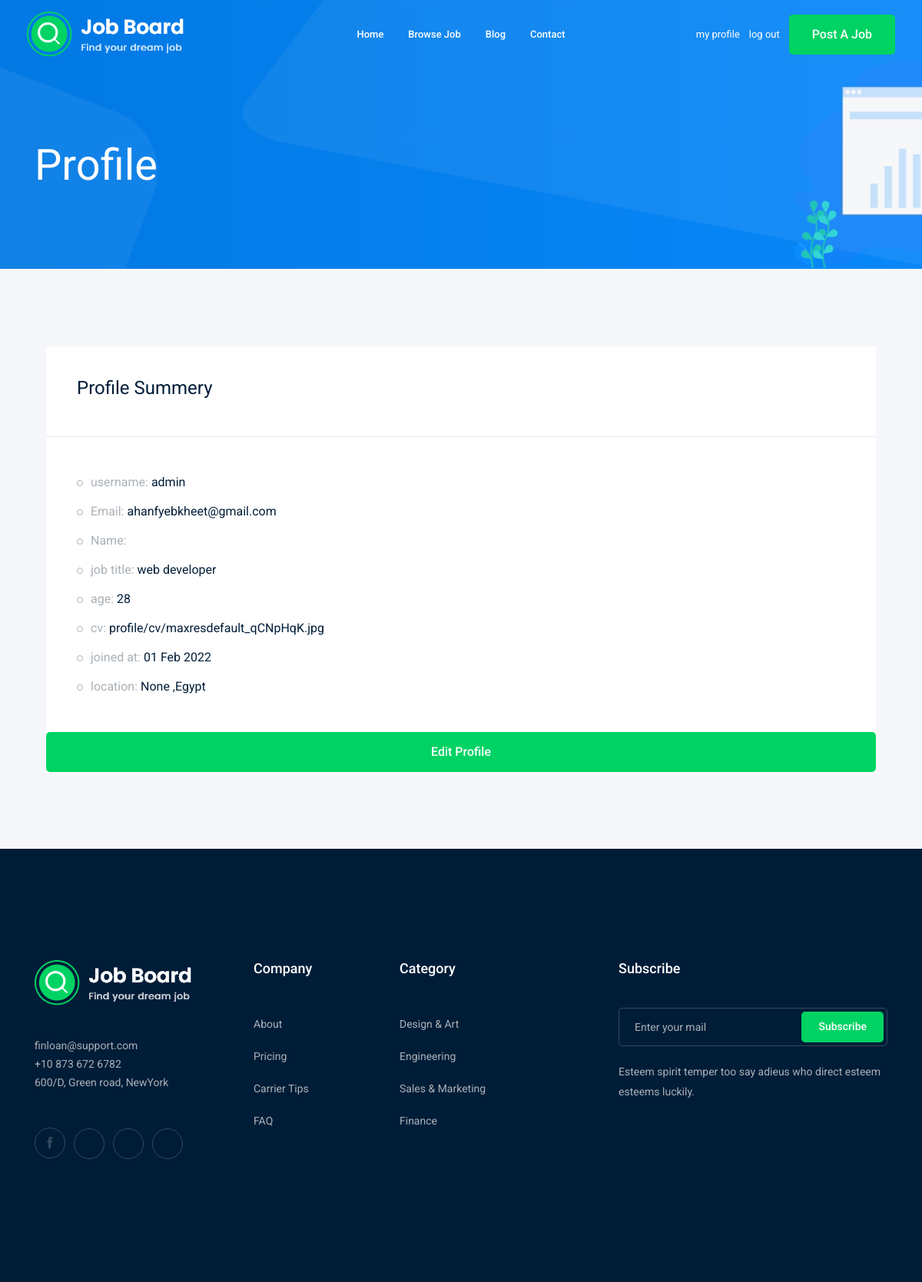
/accounts/profile/ (signed in), run on the app's committed database.
### accounts/models.py (models this page shows)
class profile (models.Model):
    user        = models.OneToOneField(User, on_delete=models.CASCADE)
    about       = models.CharField(max_length=200,blank=True,null=True)
    job_title   = models.CharField( max_length=50, blank=True,null=True)
    age         = models.IntegerField(blank=True,null=True)
    image       = models.ImageField( upload_to='profile/profile_image', height_field=None, width_field=None, max_length=None, blank=True,null=True)
    joined_at   = models.DateField( auto_now=True, auto_now_add=False, blank=True,null=True)
    city        = models.ForeignKey("city", on_delete=models.CASCADE, blank=True,null=True)
    cv          = models.FileField(upload_to='profile/cv',blank=True,null=True)
    def __str__(self) -> str:
        return str(self.user)

### accounts/views.py (the view)
# urls.py: path('profile/', views.prof,name='profile'),
def prof(request):
    data = profile.objects.get(user= request.user)
    print(data)
    context = {'data':data}
    return render(request,'accounts/profile.html',context)

### templates/accounts/profile.html (shortened to what this page needs)
{% extends 'base/base.html' %}
{% load bootstrap4 %}
    {% block body %}
    <div class="bradcam_area bradcam_bg_1">
        <div class="container">
            <div class="row">
                <div class="col-xl-12">
                    <div class="bradcam_text">
                        <h3>Profile</h3>
                    </div>
                </div>
            </div>
        </div>
    </div>
    <div class="job_details_area">
        <div class="container">
            <div class="row">
                <div class="col-lg">
                <div class="col-lg">
                    <div class="job_sumary">
                        <div class="summery_header">
                            <h3>Profile Summery</h3>
                        </div>
                        <div class="job_content">
                            <ul>
                                <li>username: <span>{{data}}</span></li>
                                <li>Email: <span>{{data.user.email}} </span></li>
                                <li>Name: </li>
                                <li>job title: <span> {{data.job_title}}</span></li>
                                <li>age: <span> {{data.age}}</span></li>
                                <li>cv: <span>{{data.cv}}</span></li>
                                <li>joined at: <span> {{data.joined_at|date:"d M Y"}}</span></li>
                                <li>location: <span>{{data.city}} ,Egypt</span></li>
                            </ul>
                        </div>
                        <div class="submit_btn">
                            <a href="{% url 'edit-profile' %}"</a><button class="boxed-btn3 w-100" href="{% url 'edit-profile' %}">Edit Profile</button>
                        </div>
                        </div>
                    </div>
                </div>
                </div>
            </div>
        </div>
    {% endblock body %}

### data on the page
profile: user.username "admin", user.email "ahanfyebkheet@gmail.com", job_title "web developer", age "28", cv "profile/cv/maxresdefault_qCNpHqK.jpg", joined_at "01 Feb 2022", city "None"
